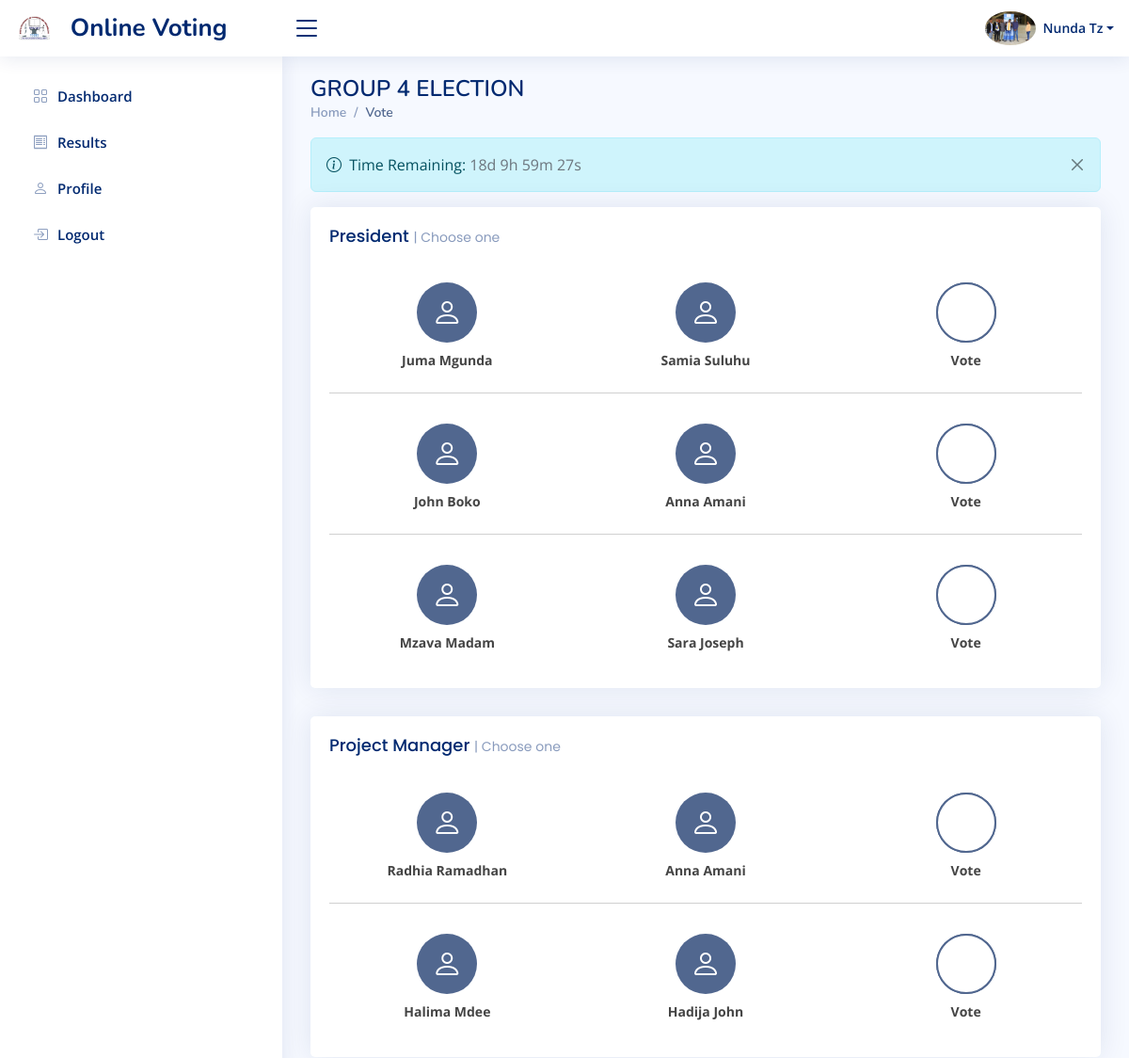
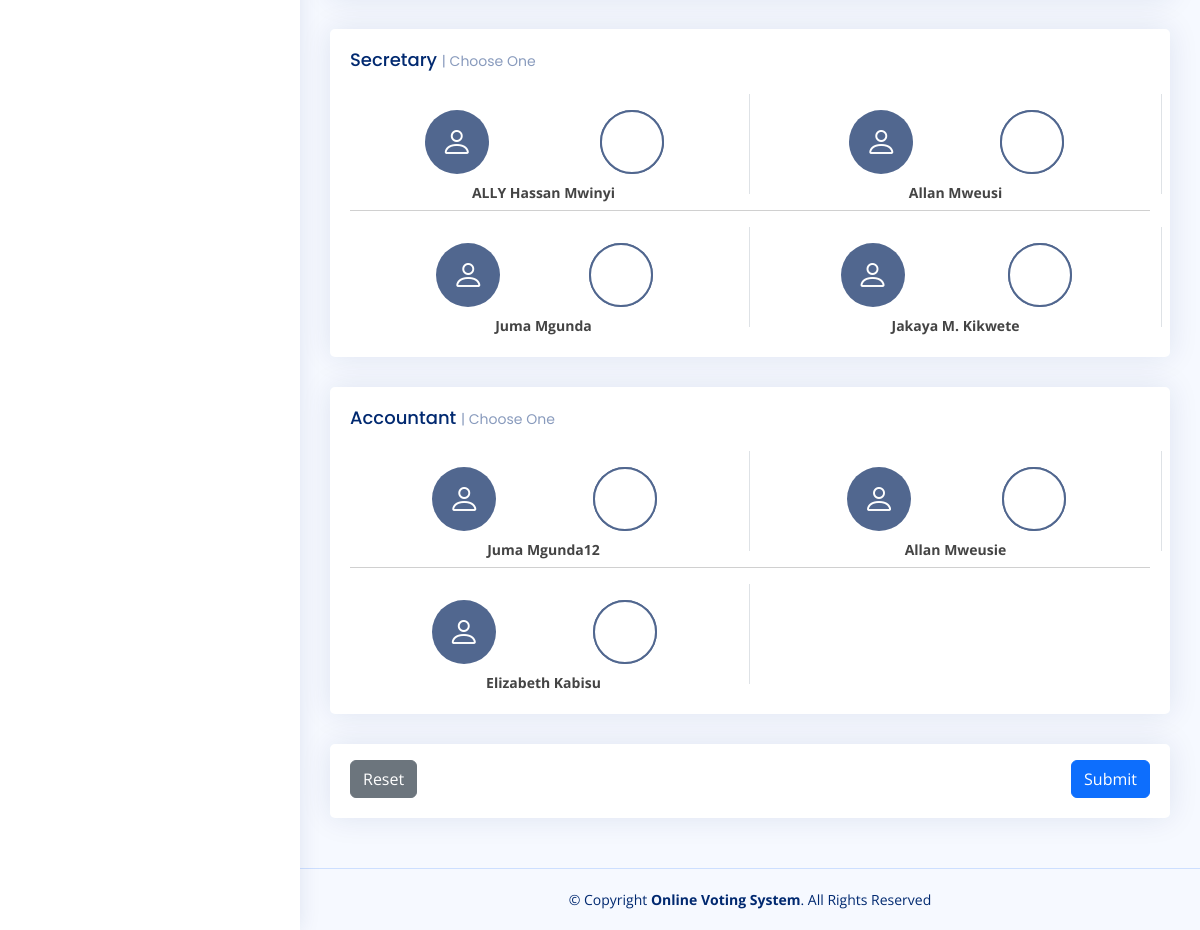
/ (signed in), run on the app's committed database (2 pictures, top to bottom).
### tables this page shows
CREATE TABLE `users` (
  `id` int(11) NOT NULL,
  `name` varchar(255) NOT NULL,
  `username` varchar(255) NOT NULL,
  `email` varchar(255) DEFAULT NULL,
  `phone` varchar(255) DEFAULT NULL,
  `profile_picture` varchar(255) DEFAULT NULL,
  `password` varchar(255) NOT NULL,
  `type` tinyint(4) NOT NULL DEFAULT 1,
  `updated_by` int(11) DEFAULT NULL,
  `created_at` timestamp NOT NULL DEFAULT current_timestamp(),
  `updated_at` timestamp NULL DEFAULT NULL ON UPDATE current_timestamp()
);

CREATE TABLE `election` (
  `id` int(11) NOT NULL,
  `title` varchar(255) NOT NULL,
  `year` varchar(255) NOT NULL,
  `voters` varchar(255) NOT NULL,
  `starttime` timestamp NULL DEFAULT NULL,
  `endtime` timestamp NULL DEFAULT NULL,
  `description` varchar(255) DEFAULT NULL,
  `status` tinyint(1) NOT NULL DEFAULT 0 COMMENT '0 - Is not active, 1 - Is Active',
  `can_vote` tinyint(4) DEFAULT NULL,
  `report_path` varchar(255) DEFAULT NULL,
  `added_by` int(11) DEFAULT NULL,
  `updated_by` int(11) DEFAULT NULL,
  `created_at` timestamp NOT NULL DEFAULT current_timestamp(),
  `updated_at` timestamp NULL DEFAULT NULL ON UPDATE current_timestamp()
);

CREATE TABLE `candidates` (
  `id` int(11) NOT NULL,
  `election_id` int(11) NOT NULL,
  `category_id` int(11) NOT NULL,
  `name` varchar(255) NOT NULL,
  `candidate_year` int(11) NOT NULL,
  `candidate_photo` varchar(255) DEFAULT NULL,
  `fellow_candidate_name` varchar(255) DEFAULT NULL,
  `fellow_candidate_year` int(11) DEFAULT NULL,
  `fellow_candidate_photo` varchar(255) DEFAULT NULL,
  `added_by` int(11) DEFAULT NULL,
  `updated_by` int(11) DEFAULT NULL,
  `created_at` timestamp NOT NULL DEFAULT current_timestamp() ON UPDATE current_timestamp(),
  `updated_at` timestamp NULL DEFAULT NULL ON UPDATE current_timestamp()
);

CREATE TABLE `categories` (
  `id` int(11) NOT NULL,
  `election_id` int(11) NOT NULL,
  `name` varchar(255) NOT NULL,
  `added_by` int(11) DEFAULT NULL,
  `updated_by` int(11) DEFAULT NULL,
  `created_at` timestamp NOT NULL DEFAULT current_timestamp(),
  `updated_at` timestamp NULL DEFAULT NULL ON UPDATE current_timestamp()
);

### vote.php (the view, shortened to what this page needs)
<?php
include 'config/dbconnection.php';
$status = 1;
$query = $conn->prepare("SELECT * FROM election WHERE status = ?");
$query->bind_param('i', $status);
$exec = $query->execute();
$temp = $query->get_result();
$show_results = $temp->fetch_assoc();
if ($show_results) {
  $stmt = $conn->prepare("
    SELECT c.*, cat.name AS category_name, e.title AS election_name, e.id AS election_id, e.endtime AS endtime, e.can_vote
    FROM candidates c
    JOIN categories cat ON c.category_id = cat.id
    JOIN election e ON c.election_id = e.id
    WHERE e.status = ? AND e.can_vote = ?
");
  $stmt->bind_param('ii', $status, $status);
  $stmt->execute();
  $result = $stmt->get_result();
  $row = $result->fetch_assoc();
  if ($row) {
    $election_title = $row['election_name'];
?>
    <div class="pagetitle">
      <h1><?php echo $election_title; ?></h1>
      <nav>
        <ol class="breadcrumb">
          <li class="breadcrumb-item"><a href="index.php">Home</a></li>
          <li class="breadcrumb-item active">Vote</li>
        </ol>
      </nav>
    </div>
    <section class="section dashboard row">
      <form id="vote-form" class="col-xxl-4 col-xl-12">
        <div class="alert alert-info alert-dismissible fade show" role="alert">
          <i class="bi bi-info-circle me-1"></i> Time Remaining: <span class="text-muted" id="countdown"></span>
          <button type="button" class="btn-close" aria-label="Close" onclick="$(this).parent().fadeOut()"></button>
        </div>
        <?php
        $categories = array();
        foreach ($result as $key => $value) {
          if (!empty($value['fellow_candidate_name'])) {
            $categories[$value['category_name']][] = $value;
          }
        }
        foreach ($categories as $categoryName => $categoryCandidates) {
        ?>
          <div class="card info-card candidates-card">
            <div class="card-body">
              <h5 class="card-title"><?php echo $categoryName; ?> <span>| Choose one</span></h5>
              <?php
              foreach ($categoryCandidates as $candidate) {
              ?>
                <div class="d-flex align-items-center row pt-3 pb-2">
                  <?php if ($candidate['candidate_photo']) { ?>
                    <div class="col-4 d-flex flex-column align-items-center justify-content-center">
                      <div class="card-icon rounded-circle d-flex align-items-center justify-content-center">
                        <img class="card-icon rounded-circle" src="assets/img/profile/candidate/<?php echo $candidate['candidate_photo']; ?>" alt="Candidate Photo">
                      </div>
                      <span class="d-flex small small-text pt-2 text-nowrap text-sm-start text-md-center fw-bold"><?php echo $candidate['name']; ?></span>
                    </div>
                  <?php } else { ?>
                    <div class="col-4 d-flex flex-column align-items-center justify-content-center">
                      <div class="card-icon rounded-circle d-flex align-items-center justify-content-center">
                        <i class="bi bi-person"></i>
                      </div>
                      <span class="d-flex small small-text pt-2 text-nowrap text-sm-start text-md-center fw-bold"><?php echo $candidate['name']; ?></span>
                    </div>
                  <?php }
                  if ($candidate['fellow_candidate_photo']) { ?>
                    <div class="col-4 d-flex flex-column align-items-center justify-content-center">
                      <div class="card-icon rounded-circle d-flex align-items-center justify-content-center">
                        <img class="card-icon rounded-circle" src="assets/img/profile/candidate/<?php echo $candidate['fellow_candidate_photo']; ?>" alt="Candidate Photo">
                      </div>
                      <span class="d-flex small small-text pt-2 text-nowrap text-sm-start text-md-center fw-bold"><?php echo $candidate['fellow_candidate_name']; ?></span>
                    </div>
                  <?php } else { ?>
                    <div class="col-4 d-flex flex-column align-items-center justify-content-center">
                      <div class="card-icon rounded-circle d-flex align-items-center justify-content-center">
                        <i class="bi bi-person"></i>
                      </div>
                      <span class="d-flex small small-text pt-2 text-nowrap text-sm-start text-md-center fw-bold"><?php echo $candidate['fellow_candidate_name']; ?></span>
                    </div>
                  <?php } ?>
                  <div class="ps-3 col-4 d-flex flex-column align-items-center justify-content-center">
                    <label class="vote-check-label card-icon rounded-circle">
                      <div class="checkmark"></div>
                    </label>
                    <span class="d-flex small small-text pt-2 text-nowrap text-sm-start text-md-center fw-bold">Vote</span>
                  </div>
                </div>
              <?php
                if (next($categoryCandidates)) {
                  echo '<hr>';
                }
              }
              ?>
            </div>
          </div>
        <?php
        }
        ?>
        <?php
        $currentCategory = null;
        $candidateCount = 0;
        foreach ($result as $out) {
          if (empty($out['fellow_candidate_name'])) {
            if ($currentCategory !== $out['category_name']) {
              if (!is_null($currentCategory)) {
                echo '</div></div></div>';
              }
              $currentCategory = $out['category_name'];
              $candidateCount = 0;
        ?>
              <div class="card info-card candidates-card">
                <div class="card-body">
                  <h5 class="card-title"><?php echo $out['category_name']; ?> <span>| Choose One</span></h5>
                  <div class="d-flex align-items-center row">
                  <?php
                }
                if ($candidateCount > 0 && $candidateCount % 2 === 0) {
                  echo '</div><hr><div class="d-flex align-items-center row">';
                }
                $candidateCount++;
                  ?>
                  <div class="col-6 border-end d-flex justify-content-center" style="height: 100px;">
                    <div class="row pt-3 pb-2">
                      <?php if ($out['candidate_photo']) { ?>
                        <div class="col-6 d-flex flex-column align-items-center justify-content-center">
                          <div class="card-icon rounded-circle d-flex align-items-center justify-content-center">
                            <img class="card-icon rounded-circle" src="assets/img/profile/candidate/<?php echo $out['candidate_photo']; ?>" alt="Candidate Photo">
                          </div>
                        </div>
                      <?php } else { ?>
                        <div class="col-6 d-flex flex-column align-items-center justify-content-center">
                          <div class="card-icon rounded-circle d-flex align-items-center justify-content-center">
                            <i class="bi bi-person"></i>
                          </div>
                        </div>
                      <?php } ?>
                      <div class="ps-3 col-6 d-flex flex-column align-items-center justify-content-center">
                        <label class="vote-check-label card-icon rounded-circle">
                          <div class="checkmark"></div>
                        </label>
                      </div>
                      <span class="small small-text pt-2 text-nowrap text-center fw-bold"><?php echo $out['name']; ?></span>
                    </div>
                  </div>
              <?php
            }
          }
          if (!is_null($currentCategory)) {
            echo '</div></div></div>';
          }
              ?>
              <div class="card candidates-card">
                <div class="card-body">
                  <div class=" d-flex justify-content-between pt-3">
                    <button type="reset" class="btn btn-secondary">Reset</button>
                    <button type="submit" class="btn btn-primary">Submit</button>
                  </div>
                </div>
              </div>
      </form>
    </section>
    <?php }
} ?>

### includes/header.php (shortened to what this page needs)
<?php
include 'config/dbconnection.php';
$userId = $_SESSION['login_id'];
$stmt = $conn->prepare("SELECT * FROM users WHERE id = ?");
$stmt->bind_param('i', $userId);
$stmt->execute();
$row = $stmt->get_result()->fetch_assoc();
?>
<header id="header hide" class="header fixed-top d-flex align-items-center">
  <div class="d-flex align-items-center justify-content-between">
    <a href="index.php" class="logo d-flex align-items-center">
      <img src="assets/img/logo.jpg" class="d-md-nones" alt="">
      <span class="d-none d-lg-block ps-3">Online Voting</span>
    </a>
    <i class="bi bi-list toggle-sidebar-btn"></i>
  </div>
  <nav class="header-nav ms-auto">
    <ul class="d-flex align-items-center">
      <li class="nav-item dropdown pe-3">
        <a class="nav-link nav-profile d-flex align-items-center pe-0" href="#" data-bs-toggle="dropdown">
          <?php
          if ($row['profile_picture']) {
            $profile_picture = $row['profile_picture'];
            $profile_picture_path = 'assets/img/profile/users/' . $profile_picture;
            if (file_exists($profile_picture_path)) {
              echo '<img src="' . $profile_picture_path . '" alt="Profile Picture" class="rounded-circle">';
            }
          } else { ?>
            <img src="assets/img/user.png" alt="Profile" class="rounded-circle">
          <?php } ?>
          <span class="d-none d-md-block dropdown-toggle ps-2"><?php echo $row['name'] ?></span>
        </a>
      </li>
    </ul>
  </nav>
</header>

### data on the page
users: profile_picture (picture), name "Nunda Tz"
election: title "GROUP 4 ELECTION"
candidates: name "Juma Mgunda", fellow_candidate_name "Samia Suluhu"
candidates: name "John Boko", fellow_candidate_name "Anna Amani"
candidates: name "Mzava Madam", fellow_candidate_name "Sara Joseph"
candidates: name "Radhia Ramadhan", fellow_candidate_name "Anna Amani"
candidates: name "Halima Mdee", fellow_candidate_name "Hadija John"
candidates: category.name "Secretary", name "ALLY Hassan Mwinyi"
candidates: name "Allan Mweusi"
candidates: name "Juma Mgunda"
candidates: name "Jakaya M. Kikwete"
candidates: category.name "Accountant", name "Juma Mgunda12"
candidates: name "Allan Mweusie"
candidates: name "Elizabeth Kabisu"

### other printed values
$categoryName "President"
$categoryName "Project Manager"
